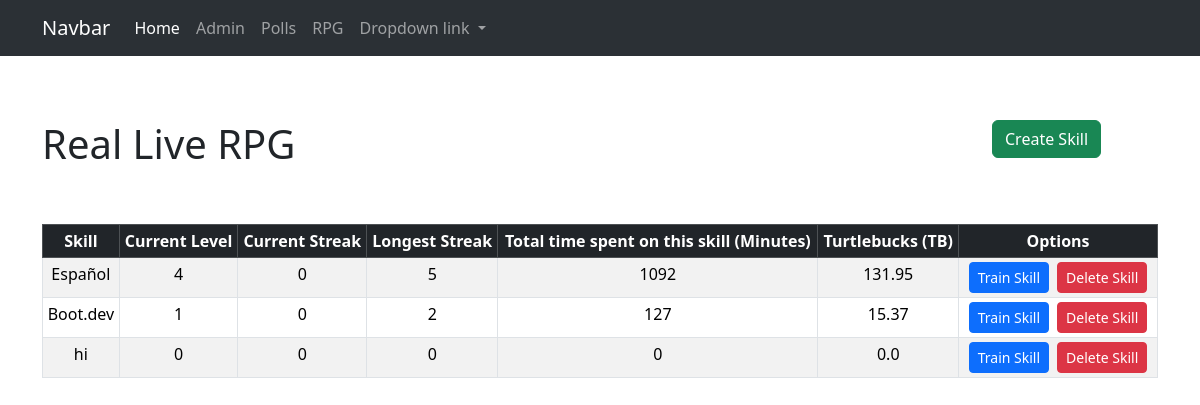
The page /rbg/ on the database its author committed.
### real_live_rpg/models.py (models this page shows, shortened)
class Skill(models.Model):
    skill_name = models.CharField(max_length=200)
    pub_date = models.DateTimeField( "date published", default=timezone.now)
    def __str__(self):
        return self.skill_name
    def training_dates(self):
        return TimeSpent.objects.filter(skill=self).values_list("date", flat=True).distinct()
    def current_streak(self):
        dates = sorted(set(self.training_dates()))
        if not dates:
            return 0
        today = date.today()
        streak = 0
        day = today
        while day in dates:
            streak += 1
            day -= timedelta(days=1)
        return streak
    def longest_streak(self):
        dates = sorted(set(self.training_dates()))
        if not dates:
            return 0
        longest = 1
        current = 1
        for i in range(1, len(dates)):
            if dates[i] == dates[i - 1] + timedelta(days=1):
                current += 1
                longest = max(longest, current)
            else:
                current = 1
        return longest
    def total_minutes(self):
        sessions = self.timespent_set.all()
        total = timedelta()
        for session in sessions:
            if session.start_time and session.end_time:
                total += datetime.combine(session.date, session.end_time) - datetime.combine(session.date, session.start_time)
        return int(total.total_seconds() // 60)
    def level(self):
        total_xp = self.total_minutes()
        level = int(math.sqrt(total_xp / 60))
        return min(level, 100)
    def total_training_hours(self):
        duration = self.total_minutes()
        return round(duration / 60, 2)
    def training_at_minimum_wage_rate(self):
        return round(self.total_training_hours() * 7.25, 2)

class TimeSpent(models.Model):
    skill = models.ForeignKey(Skill, on_delete=models.CASCADE)
    date = models.DateField(default=timezone.now)
    start_time = models.TimeField("Training session start")
    end_time = models.TimeField("Training session end")
    pub_date = models.DateTimeField(auto_now_add=True)

### real_live_rpg/views.py (the view)
# urls.py: path("", views.IndexView.as_view(), name="index"),
class IndexView(generic.ListView):
    model = Skill
    template_name = "rpg/index.html"
    context_object_name = "skill_list"
    def get_context_data(self, **kwargs):
        context = super().get_context_data(**kwargs)
        skill_data = []
        for skill in context["skill_list"]:
            skill_data.append({
                "skill": skill,
                "current_streak": skill.current_streak(),
                "longest_streak": skill.longest_streak(),
            })
        print(skill_data, "skill?")
        context["skill_data"] = skill_data
        return context

### real_live_rpg/templates/rpg/index.html (shortened to what this page needs)
{% extends "magic/basics.html" %}
{% block content %}
<div class="row justify-content-end my-5">
    <div class="col-12 col-sm-10">
        <h1>Real Live RPG</h1>
    </div>
    <div class="col-12 col-sm-2">
        <a type="button" class="btn btn-success" href="{% url 'rpg:create_skill' %}">Create Skill</a>
    </div>
</div>
<div class="row justify-content-start">
    <div class="col-12 ">
        {% if skill_list %}
        <div class="table-responsive">
            <table class="table table-sm table-bordered table-striped text-center">
                <thead class="table-dark bg-primary text-white">
                    <tr class="w-100">
                        <th>Skill</th>
                        <th>Current Level</th>
                        <th>Current Streak</th>
                        <th>Longest Streak</th>
                        <th>Total time spent on this skill (Minutes)</th>
                        <th>Turtlebucks (TB)</th>
                        <th>Options</th>
                    </tr>
                </thead>
                <tbody>
                    {% for skill in skill_list %}
                    <tr class="w-100">
                        <td>{{ skill.skill_name }}</td>
                        <td>{{ skill.level }}</td>
                        <td>{{ skill.current_streak }}</td>
                        <td>{{ skill.longest_streak }}</td>
                        <td>{{ skill.total_minutes }}</td>
                        <td>{{ skill.training_at_minimum_wage_rate }}</td>
                        <td>
                            <div class="w-100 d-flex justify-content-center">
                                <a class="btn btn-sm btn-primary mx-1" href="{% url 'rpg:train' skill.id %}">Train Skill</a>
                                <div class="">
                                    <form method="POST" action="{% url 'rpg:delete_skill' skill.id %}">
                                        <button class="btn btn-sm btn-danger mx-1" type="submit">Delete Skill</button>
                                    </form>
                                </div>
                            </div>
                        </td>
                    </tr>
                    {% endfor %}
                </tbody>
            </table>
        </div>
        {% else %}
        <p>No skills added yet.</p>
        {% endif %}
    </div>
</div>
{% endblock %}

### templates/magic/basics.html (shortened to what this page needs)
<!doctype html>
<html lang="en">
<head>
    <link href="https://cdn.jsdelivr.net/npm/bootstrap@5.3.3/dist/css/bootstrap.min.css" rel="stylesheet">
</head>
<body>
    <nav class="navbar bg-primary navbar-expand-lg bg-body-tertiary" data-bs-theme="dark">
        <div class="container">
            <a class="navbar-brand" href="#">Navbar</a>
            <div class="collapse navbar-collapse" id="navbarNavDropdown">
                <ul class="navbar-nav">
                    <li class="nav-item">
                        <a class="nav-link active" aria-current="page" href="#">Home</a>
                    </li>
                    <li class="nav-item">
                        <a class="nav-link" href="/admin/">Admin</a>
                    </li>
                    <li class="nav-item">
                        <a class="nav-link" href="{% url 'polls:index' %}">Polls</a>
                    </li>
                    <li class="nav-item">
                        <a class="nav-link" href="{% url 'rpg:index' %}">RPG</a>
                    </li>
                    <li class="nav-item dropdown">
                        <a class="nav-link dropdown-toggle" href="#" role="button" data-bs-toggle="dropdown" aria-expanded="false">
                            Dropdown link
                        </a>
                    </li>
                </ul>
            </div>
        </div>
    </nav>
    <div class="container" id="content">
        <div class="row">
            <div class="col-12 mt-3 mb-5">
                {% block content %}{% endblock %}
            </div>
        </div>
    </div>
</body>
</html>

### rows shown on the page
Skill: skill_name "Español", level "4", current_streak "0", longest_streak "5", total_minutes "1092", training_at_minimum_wage_rate "131.95"
Skill: skill_name "Boot.dev", level "1", current_streak "0", longest_streak "2", total_minutes "127", training_at_minimum_wage_rate "15.37"
Skill: skill_name "hi", level "0", current_streak "0", longest_streak "0", total_minutes "0", training_at_minimum_wage_rate "0.0"
